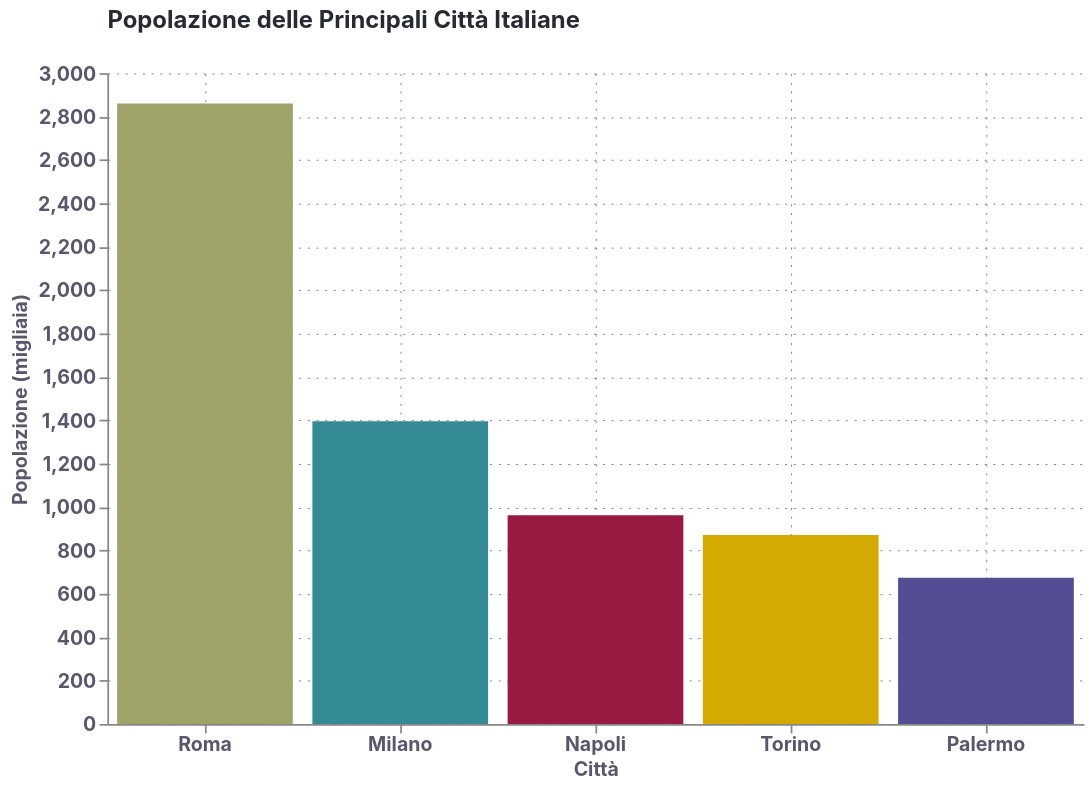

Here is the notebook cell this chart was saved with:
### Markdown cell above
## 5. Bar Chart Altair

### Code cell
# Dati per bar chart
cities = pd.DataFrame({
    'Città': ['Milano', 'Roma', 'Napoli', 'Torino', 'Palermo'],
    'Popolazione': [1396, 2860, 962, 871, 674]
})

bar_chart = alt.Chart(cities).mark_bar().encode(
    x=alt.X('Città:N', sort='-y', title='Città'),
    y=alt.Y('Popolazione:Q', title='Popolazione (migliaia)'),
    color=alt.Color('Città:N', legend=None),
    tooltip=['Città', 'Popolazione']
).properties(
    title='Popolazione delle Principali Città Italiane',
    width=600,
    height=400
)

bar_chart

### Figure 1 — Vega-Lite specification as saved in the notebook (floating-point values rounded to 4 significant figures)
{"config": {"background": "#ffffff", "font": "Inter, sans-serif", "mark": {"color": "#981a40"}, "title": {"color": "#262A33", "anchor": "start", "dy": -15, "fontSize": 14.67, "font": "Inter, sans-serif", "fontWeight": "700", "frame": "group"}, "axis": {"labelColor": "#5b566b", "labelFontSize": 12.0, "labelFont": "Inter, sans-serif", "labelFontWeight": "700", "titleColor": "#5b566b", "titleFontSize": 12.0, "titleFont": "Inter, sans-serif", "titleFontWeight": "700", "grid": true, "gridColor": "#262A33", "labelAngle": 0, "domainWidth": 1.067, "labelPadding": 2, "tickSize": 5.333, "tickWidth": 1.067}, "axisX": {"gridDash": [1.333, 4.0], "gridWidth": 0.3333, "gridColor": "#262A33"}, "axisY": {"gridDash": [1.333, 4.0], "gridWidth": 0.3333, "gridColor": "#262A33"}, "legend": {"labelFontSize": 9.333, "padding": 1, "symbolType": "square", "labelFont": "Inter, sans-serif", "titleFont": "Inter, sans-serif"}, "style": {"guide-label": {"font": "Inter, sans-serif", "fill": "#5b566b"}, "guide-title": {"font": "Inter, sans-serif", "fill": "#5b566b"}}, "range": {"category": ["#348b96", "#981a40", "#534e93", "#a0a369", "#d5aa00", "#7b7284", "#d67335"]}, "point": {"filled": true}, "line": {"strokeWidth": 2.133}, "view": {"stroke": "transparent"}}, "data": {"name": "data-d52ee3e087e8cac5d26e4e12e4428192"}, "mark": {"type": "bar"}, "encoding": {"color": {"field": "Città", "legend": null, "type": "nominal"}, "tooltip": [{"field": "Città", "type": "nominal"}, {"field": "Popolazione", "type": "quantitative"}], "x": {"field": "Città", "sort": "-y", "title": "Città", "type": "nominal"}, "y": {"field": "Popolazione", "title": "Popolazione (migliaia)", "type": "quantitative"}}, "height": 400, "title": "Popolazione delle Principali Città Italiane", "width": 600, "$schema": "https://vega.github.io/schema/vega-lite/v5.20.1.json", "datasets": {"data-d52ee3e087e8cac5d26e4e12e4428192": [{"Città": "Milano", "Popolazione": 1396}, {"Città": "Roma", "Popolazione": 2860}, {"Città": "Napoli", "Popolazione": 962}, {"Città": "Torino", "Popolazione": 871}, {"Città": "Palermo", "Popolazione": 674}]}}
